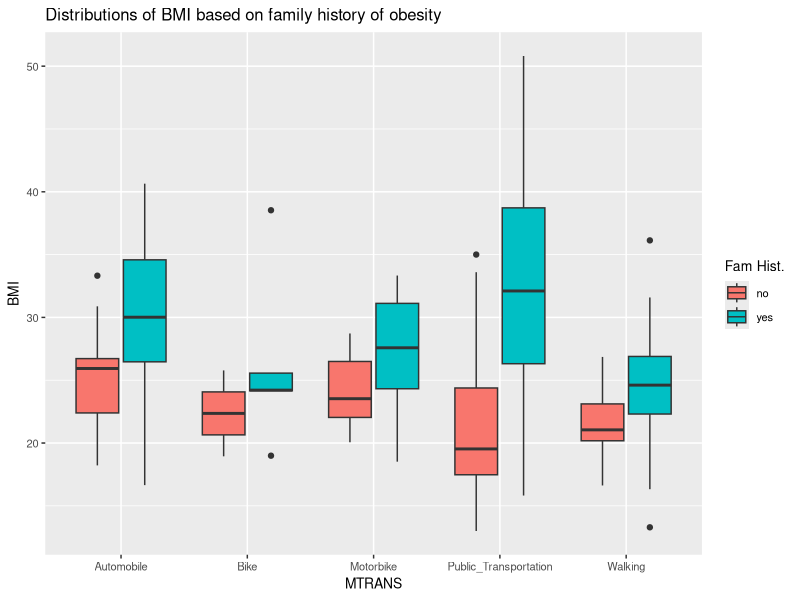
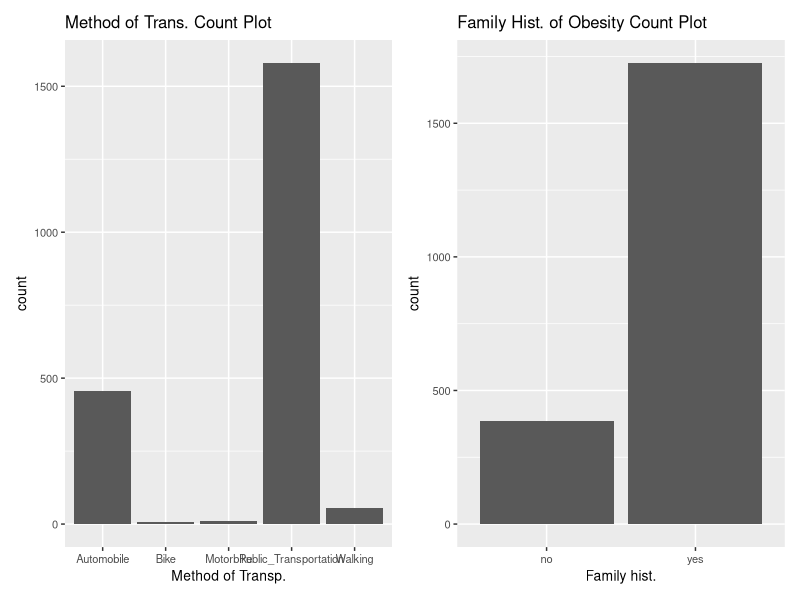
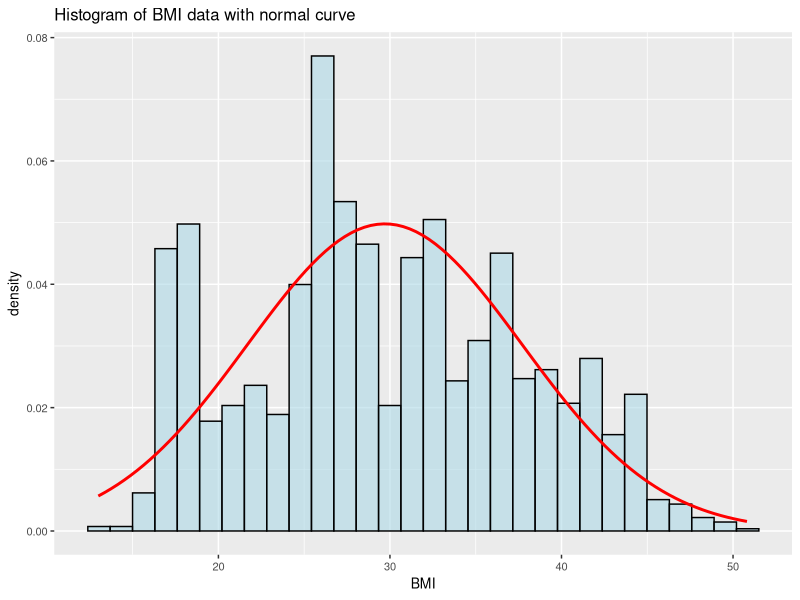
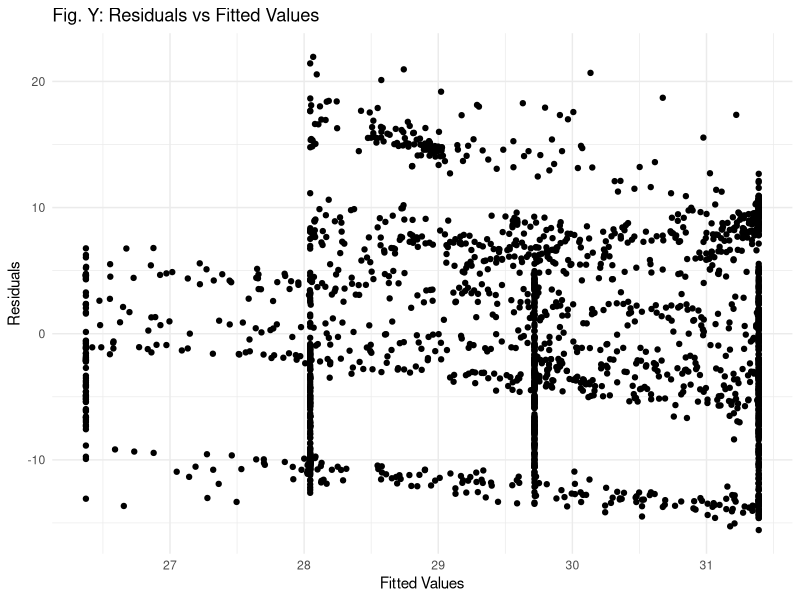

These figures' R source, in order:
## ---- chunk 1
knitr::opts_chunk$set(message =  FALSE)
knitr::opts_chunk$set(warning =  FALSE)
knitr::opts_chunk$set(error =  FALSE)
bfcolor <- function(x, color) {
  if (knitr::is_latex_output()) {
    sprintf("\\textcolor{%s}{\\textbf{%s}}", color, x)
  } else if (knitr::is_html_output()) {
    sprintf("<span style='color: %s;'><b>%s</b></span>", color, x)
  } else x
}
echo=FALSE
## ---- chunk 2
# Load packages
library(knitr)
library(ggplot2)
library(dplyr)

# Input data
obesityData <- read.csv("../data/BMI_data.csv")
## ---- chunk 3
quant_vars <- obesityData %>%
  select(where(is.numeric))
summary_stats <-summary(quant_vars)

kable(summary_stats, col.names = colnames(quant_vars), 
      caption = "Summary Statistics for Quantitative Variables")
## ---- chunk 4

# Ensure that categorical variables are selected correctly and convert character to factors if needed
categorical_vars <- obesityData %>%
  mutate(across(where(is.character), as.factor)) %>%
  select(where(is.factor))


# Create an empty list to store summary tables for each variable
summary_list <- list()

# Loop through each categorical variable and calculate summary statistics
for (var in colnames(categorical_vars)) {
  
  # Create a frequency table for each variable
  freq_table <- table(categorical_vars[[var]])
  
  # Calculate the proportions (frequency)
  prop_table <- prop.table(freq_table)
  
  # Create a data frame to store counts and proportions
  summary_df <- data.frame(
    Category = names(freq_table),
    Count = as.integer(freq_table),
    Proportion = round(prop_table, 3)
  )
  
  # Add the summary table to the list
  summary_list[[var]] <- summary_df
}


# Loop through all categorical variables and print their summaries
for (var in colnames(categorical_vars)) {
  if (!is.null(summary_list[[var]]) && is.data.frame(summary_list[[var]])) {
    # Print the table for the variable using kable
    print(kable(summary_list[[var]][,c("Category", "Count", "Proportion.Freq")],
                caption = paste("Summary for", var)))
  } 
  }


## ---- chunk 5
theme_update(text = element_text(size=10))
ggplot(obesityData, aes(x=MTRANS, y=BMI, 
                        fill = family_history_with_overweight)) +
  geom_boxplot() +
  ggtitle("Distributions of BMI based on family history of obesity") +
  labs(fill = "Fam Hist.")
## ---- chunk 6
library(patchwork)
theme_update(text = element_text(size=10))
a<-ggplot(obesityData, aes(x=factor(MTRANS))) +
  geom_bar() +
  xlab("Method of Transp.") +
  ggtitle("Method of Trans. Count Plot")
b<-ggplot(obesityData, aes(x=factor(family_history_with_overweight))) +
  geom_bar() +
  xlab("Family hist.") +
  ggtitle("Family Hist. of Obesity Count Plot")
a+b + plot_layout(ncol = 2) 
## ---- chunk 7
ggplot(obesityData, aes(x=BMI)) +
  geom_histogram(aes(y=..density..),bins=30, fill="lightblue", color="black", alpha=0.6) +
  stat_function(fun=dnorm, args=list(mean=mean(obesityData$BMI),
                                     sd=sd(obesityData$BMI)),
                color="red", linewidth=1) +
  ggtitle("Histogram of BMI data with normal curve")

## ---- chunk 8
# Fit linear model
BMIonFAF <- lm(BMI ~ FAF, data=obesityData)

# Get the summary of the model
BMIonFAF_summary <- summary(BMIonFAF)

# Format the coefficients and p-values
formatted_coefficients <- matrix(as.character(signif(
  BMIonFAF_summary$coefficients, 4)), ncol = 4)

colnames(formatted_coefficients) <- c("Estimate", "Std. Error",
                                      "t value", "p-value")
rownames(formatted_coefficients) <- c('Intercept',
                                      'Frequency of\nphysical activity')


kable(formatted_coefficients,
      caption = 'Fig. X: Simple Linear Regression of BMI on Fequency of Physical Activity')
## ---- chunk 9
# Check calculation using R function
kable(confint(BMIonFAF),
      caption = 'Confidence Interval Calculation by R')
## ---- chunk 10
# Generate residual plot
# Create residuals and fitted values
residuals <- resid(BMIonFAF)
fitted_values <- fitted(BMIonFAF)

data.frame(fitted_values, residuals) %>% 
  ggplot(aes(x = fitted_values,
             y = residuals)) +
  geom_point() +
  labs(title = "Fig. Y: Residuals vs Fitted Values",
       x = "Fitted Values",
       y = "Residuals") +
  theme_minimal()
